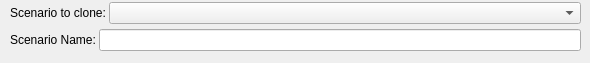
           <widget class="QWidget" name="page_14">
            <widget class="QWidget" name="layoutWidget">
             <property name="geometry">
              <rect>
               <x>10</x>
               <y>0</y>
               <width>571</width>
               <height>54</height>
              </rect>
             </property>
             <layout class="QVBoxLayout" name="verticalLayout_10">
              <property name="spacing">
               <number>3</number>
              </property>
              <item>
               <layout class="QHBoxLayout" name="horizontalLayout_25">
                <item>
                 <widget class="QLabel" name="label_56">
                  <property name="sizePolicy">
                   <sizepolicy hsizetype="Fixed" vsizetype="Preferred">
                    <horstretch>0</horstretch>
                    <verstretch>0</verstretch>
                   </sizepolicy>
                  </property>
                  <property name="text">
                   <string>Scenario to clone:</string>
                  </property>
                 </widget>
                </item>
                <item>
                 <widget class="QComboBox" name="comboBox_11"/>
                </item>
               </layout>
              </item>
              <item>
               <layout class="QHBoxLayout" name="horizontalLayout_16">
                <property name="spacing">
                 <number>3</number>
                </property>
                <item>
                 <widget class="QLabel" name="label_9">
                  <property name="sizePolicy">
                   <sizepolicy hsizetype="Fixed" vsizetype="Preferred">
                    <horstretch>0</horstretch>
                    <verstretch>0</verstretch>
                   </sizepolicy>
                  </property>
                  <property name="text">
                   <string>Scenario Name:</string>
                  </property>
                 </widget>
                </item>
                <item>
                 <widget class="QLineEdit" name="lineEdit_8"/>
                </item>
               </layout>
              </item>
             </layout>
            </widget>
           </widget>
